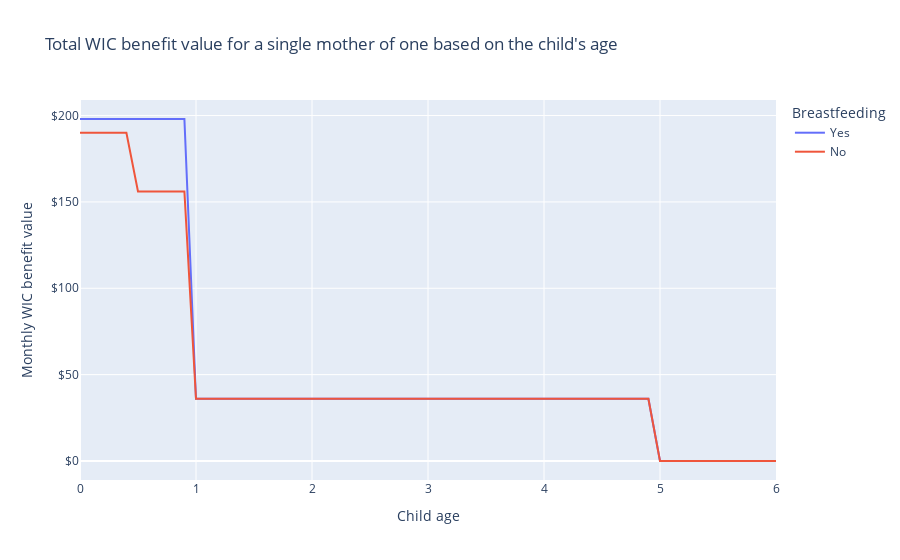

Notebook code cell kept with this figure:
### Markdown cell above
### How WIC values depend on breastfeeding status

Consider a single mother with \$2,000 monthly income and one child.
A WIC office has deemed both to be at nutritional risk.
They will receive WIC vouchers until the child reaches age five, though their benefit will vary with the child's age and whether the mother breastfeeds.

### Code cell
def wic_by_child_age(is_breastfeeding):
    sim = IndividualSim(year=2022)
    sim.add_person(name="child", is_wic_at_nutritional_risk=True)
    sim.add_person(
        name="mother",
        employment_income=2_000 * 12,
        # is_mother defaults to is_breastfeeding, but we need to set it
        # explicitly for non-breastfeeding mothers.
        is_mother=True,
        is_breastfeeding=is_breastfeeding,
        is_wic_at_nutritional_risk=True,
    )
    sim.add_family(members=["mother", "child"])
    sim.add_spm_unit(members=["mother", "child"])

    sim.vary("age", max=6, step=0.1)

    return pd.DataFrame(
        dict(
            is_breastfeeding=np.where(is_breastfeeding, "Yes", "No"),
            age=sim.calc("age")[0],
            wic=(sim.calc("wic").sum(axis=0) / 12).round(),
        )
    )


df = pd.concat([wic_by_child_age(True), wic_by_child_age(False)])

fig = px.line(
    df,
    "age",
    "wic",
    color="is_breastfeeding",
    labels=LABELS,
    title="Total WIC benefit value for a single mother of one based on the child's age",
)
fig.update_layout(yaxis_tickformat="$,")
fig.show()

### Figure 1 — Plotly figure (JSON) as saved in the notebook; plotly's stock layout.template omitted (floating-point values rounded to 4 significant figures)
{"data": [{"hovertemplate": "Breastfeeding=Yes<br>Child age=%{x}<br>Monthly WIC benefit value=%{y}<extra></extra>", "legendgroup": "Yes", "line": {"color": "#636efa", "dash": "solid"}, "marker": {"symbol": "circle"}, "mode": "lines", "name": "Yes", "orientation": "v", "showlegend": true, "type": "scatter", "x": [0, 0.1, 0.2, 0.3, 0.4, 0.5, 0.6, 0.7, 0.8, 0.9, 1, 1.1, 1.2, 1.3, 1.4, 1.5, 1.6, 1.7, 1.8, 1.9, 2, 2.1, 2.2, 2.3, 2.4, 2.5, 2.6, 2.7, 2.8, 2.9, 3, 3.1, 3.2, 3.3, 3.4, 3.5, 3.6, 3.7, 3.8, 3.9, 4, 4.1, 4.2, 4.3, 4.4, 4.5, 4.6, 4.7, 4.8, 4.9, 5, 5.1, 5.2, 5.3, 5.4, 5.5, 5.6, 5.7, 5.8, 5.9, 6], "xaxis": "x", "y": [198, 198, 198, 198, 198, 198, 198, 198, 198, 198, 36, 36, 36, 36, 36, 36, 36, 36, 36, 36, 36, 36, 36, 36, 36, 36, 36, 36, 36, 36, 36, 36, 36, 36, 36, 36, 36, 36, 36, 36, 36, 36, 36, 36, 36, 36, 36, 36, 36, 36, 0, 0, 0, 0, 0, 0, 0, 0, 0, 0, 0], "yaxis": "y"}, {"hovertemplate": "Breastfeeding=No<br>Child age=%{x}<br>Monthly WIC benefit value=%{y}<extra></extra>", "legendgroup": "No", "line": {"color": "#EF553B", "dash": "solid"}, "marker": {"symbol": "circle"}, "mode": "lines", "name": "No", "orientation": "v", "showlegend": true, "type": "scatter", "x": [0, 0.1, 0.2, 0.3, 0.4, 0.5, 0.6, 0.7, 0.8, 0.9, 1, 1.1, 1.2, 1.3, 1.4, 1.5, 1.6, 1.7, 1.8, 1.9, 2, 2.1, 2.2, 2.3, 2.4, 2.5, 2.6, 2.7, 2.8, 2.9, 3, 3.1, 3.2, 3.3, 3.4, 3.5, 3.6, 3.7, 3.8, 3.9, 4, 4.1, 4.2, 4.3, 4.4, 4.5, 4.6, 4.7, 4.8, 4.9, 5, 5.1, 5.2, 5.3, 5.4, 5.5, 5.6, 5.7, 5.8, 5.9, 6], "xaxis": "x", "y": [190, 190, 190, 190, 190, 156, 156, 156, 156, 156, 36, 36, 36, 36, 36, 36, 36, 36, 36, 36, 36, 36, 36, 36, 36, 36, 36, 36, 36, 36, 36, 36, 36, 36, 36, 36, 36, 36, 36, 36, 36, 36, 36, 36, 36, 36, 36, 36, 36, 36, 0, 0, 0, 0, 0, 0, 0, 0, 0, 0, 0], "yaxis": "y"}], "layout": {"legend": {"title": {"text": "Breastfeeding"}, "tracegroupgap": 0}, "title": {"text": "Total WIC benefit value for a single mother of one based on the child's age"}, "xaxis": {"anchor": "y", "domain": [0, 1], "title": {"text": "Child age"}}, "yaxis": {"anchor": "x", "domain": [0, 1], "tickformat": "$,", "title": {"text": "Monthly WIC benefit value"}}}}
